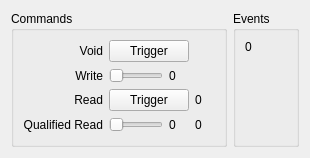
<?xml version="1.0" encoding="UTF-8"?>
<ui version="4.0">
 <class>ClientWidget</class>
 <widget class="QWidget" name="ClientWidget">
  <property name="geometry">
   <rect>
    <x>0</x>
    <y>0</y>
    <width>308</width>
    <height>158</height>
   </rect>
  </property>
  <layout class="QHBoxLayout" name="horizontalLayout" stretch="3,1">
   <item>
    <widget class="QGroupBox" name="CommandsGroupBox">
     <property name="title">
      <string>Commands</string>
     </property>
     <layout class="QGridLayout" name="gridLayout_2" columnstretch="0,1,0,1">
      <item row="0" column="1" colspan="2">
       <widget class="QPushButton" name="VoidButton">
        <property name="text">
         <string>Trigger</string>
        </property>
       </widget>
      </item>
      <item row="1" column="0">
       <widget class="QLabel" name="WriteLabel">
        <property name="text">
         <string>Write</string>
        </property>
        <property name="alignment">
         <set>Qt::AlignRight|Qt::AlignTrailing|Qt::AlignVCenter</set>
        </property>
       </widget>
      </item>
      <item row="2" column="0">
       <widget class="QLabel" name="ReadLabel">
        <property name="text">
         <string>Read</string>
        </property>
        <property name="alignment">
         <set>Qt::AlignRight|Qt::AlignTrailing|Qt::AlignVCenter</set>
        </property>
       </widget>
      </item>
      <item row="2" column="1" colspan="2">
       <widget class="QPushButton" name="ReadButton">
        <property name="text">
         <string>Trigger</string>
        </property>
       </widget>
      </item>
      <item row="3" column="0">
       <widget class="QLabel" name="QualifiedReadLabel">
        <property name="text">
         <string>Qualified Read</string>
        </property>
        <property name="alignment">
         <set>Qt::AlignRight|Qt::AlignTrailing|Qt::AlignVCenter</set>
        </property>
       </widget>
      </item>
      <item row="0" column="0">
       <widget class="QLabel" name="VoidLabel">
        <property name="text">
         <string>Void</string>
        </property>
        <property name="alignment">
         <set>Qt::AlignRight|Qt::AlignTrailing|Qt::AlignVCenter</set>
        </property>
       </widget>
      </item>
      <item row="1" column="2">
       <widget class="QLabel" name="WriteValue">
        <property name="minimumSize">
         <size>
          <width>20</width>
          <height>0</height>
         </size>
        </property>
        <property name="text">
         <string>0</string>
        </property>
       </widget>
      </item>
      <item row="1" column="1">
       <widget class="QSlider" name="WriteSlider">
        <property name="orientation">
         <enum>Qt::Horizontal</enum>
        </property>
       </widget>
      </item>
      <item row="3" column="1">
       <widget class="QSlider" name="QualifiedReadSlider">
        <property name="orientation">
         <enum>Qt::Horizontal</enum>
        </property>
       </widget>
      </item>
      <item row="3" column="2">
       <widget class="QLabel" name="QualifiedReadQualifierValue">
        <property name="minimumSize">
         <size>
          <width>20</width>
          <height>0</height>
         </size>
        </property>
        <property name="text">
         <string>0</string>
        </property>
       </widget>
      </item>
      <item row="2" column="3">
       <widget class="QLabel" name="ReadValue">
        <property name="minimumSize">
         <size>
          <width>20</width>
          <height>0</height>
         </size>
        </property>
        <property name="text">
         <string>0</string>
        </property>
       </widget>
      </item>
      <item row="3" column="3">
       <widget class="QLabel" name="QualifiedReadReadValue">
        <property name="minimumSize">
         <size>
          <width>20</width>
          <height>0</height>
         </size>
        </property>
        <property name="text">
         <string>0</string>
        </property>
       </widget>
      </item>
     </layout>
    </widget>
   </item>
   <item>
    <widget class="QGroupBox" name="EventsGroupBox">
     <property name="title">
      <string>Events</string>
     </property>
     <layout class="QGridLayout" name="gridLayout_3">
      <item row="1" column="0">
       <spacer name="verticalSpacer">
        <property name="orientation">
         <enum>Qt::Vertical</enum>
        </property>
        <property name="sizeHint" stdset="0">
         <size>
          <width>20</width>
          <height>40</height>
         </size>
        </property>
       </spacer>
      </item>
      <item row="0" column="0">
       <widget class="QLabel" name="EventValue">
        <property name="minimumSize">
         <size>
          <width>20</width>
          <height>0</height>
         </size>
        </property>
        <property name="text">
         <string>0</string>
        </property>
       </widget>
      </item>
     </layout>
    </widget>
   </item>
  </layout>
 </widget>
 <resources/>
 <connections>
  <connection>
   <sender>WriteSlider</sender>
   <signal>valueChanged(int)</signal>
   <receiver>WriteValue</receiver>
   <slot>setNum(int)</slot>
   <hints>
    <hint type="sourcelabel">
     <x>224</x>
     <y>94</y>
    </hint>
    <hint type="destinationlabel">
     <x>241</x>
     <y>94</y>
    </hint>
   </hints>
  </connection>
  <connection>
   <sender>QualifiedReadSlider</sender>
   <signal>valueChanged(int)</signal>
   <receiver>QualifiedReadQualifierValue</receiver>
   <slot>setNum(int)</slot>
   <hints>
    <hint type="sourcelabel">
     <x>224</x>
     <y>168</y>
    </hint>
    <hint type="destinationlabel">
     <x>241</x>
     <y>168</y>
    </hint>
   </hints>
  </connection>
 </connections>
</ui>
